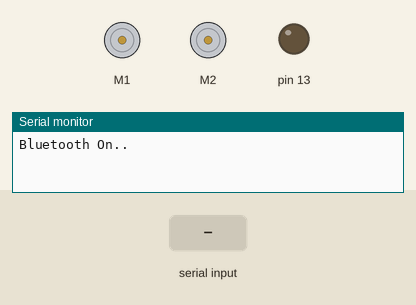
A sketch run on a simulated Arduino Uno, built with avr-gcc and run on an emulated ATmega328P. Parts: 2 × DC motor (green arrow = forward, orange = backward, longer = faster), output pins drawn as LEDs (lit = HIGH), the last lines printed to the serial monitor. The test bench sets the inputs (shaded band).

Above: at 1.2 s.
1.3 s: "l" received over the second serial link
At 2.1 s:
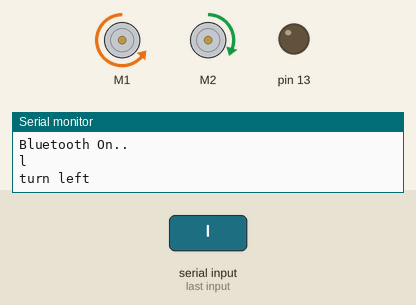
2.9 s: "r" received over the second serial link
At 3.3 s:
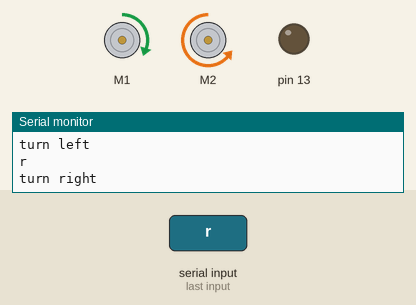
4.5 s: "f" received over the second serial link
At 5.7 s:
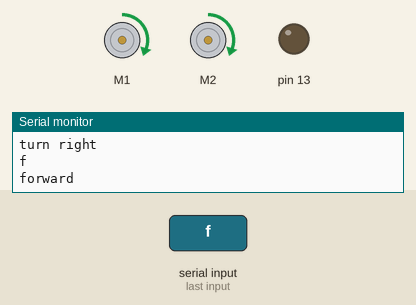
Timing chart, 0 to 7.5 s (numbered marks = the images above; inputs shaded):
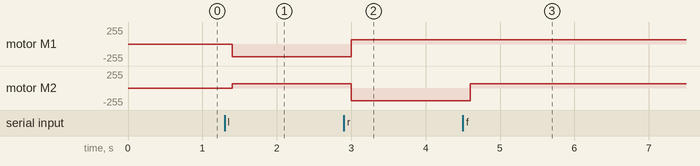

The sketch:

ch04_02.ino
```cpp
#include <ZumoMotors.h>
#include <SoftwareSerial.h>

// D2   >>>  Rx, D4   >>>  Tx
SoftwareSerial bluetooth(2, 4); // RX, TX
char val;
ZumoMotors motors;

void setup() {
  Serial.begin(9600);
  pinMode(13, OUTPUT);
  bluetooth.begin(9600);
  Serial.println("Bluetooth On..");
}

void loop() {
  if(bluetooth.available()){
    digitalWrite(13, HIGH);
    val = bluetooth.read();

      Serial.println(val);
    if( val == 'l' ) {
      motors.setLeftSpeed(-300);
      motors.setRightSpeed(100);
      Serial.println("turn left");
    }
    if( val == 'r' ) {
      motors.setRightSpeed(-300);
      motors.setLeftSpeed(100);
      Serial.println("turn right");
    }
    if( val == 'f' ) {
      motors.setLeftSpeed(100);
      motors.setRightSpeed(100);
      Serial.println("forward");
    }

    digitalWrite(13, LOW);

  }

  delay(200);
}
```

Measured:
- after the input at 1.3 s, motor M1: stopped → backward 191/255 after 0.10 s; motor M2: stopped → forward 63/255 after 0.10 s
- after the input at 2.9 s, motor M1: backward 191/255 → forward 63/255 after 0.10 s; motor M2: forward 63/255 → backward 191/255 after 0.10 s
- after the input at 4.5 s, motor M2: backward 191/255 → forward 63/255 after 0.10 s
